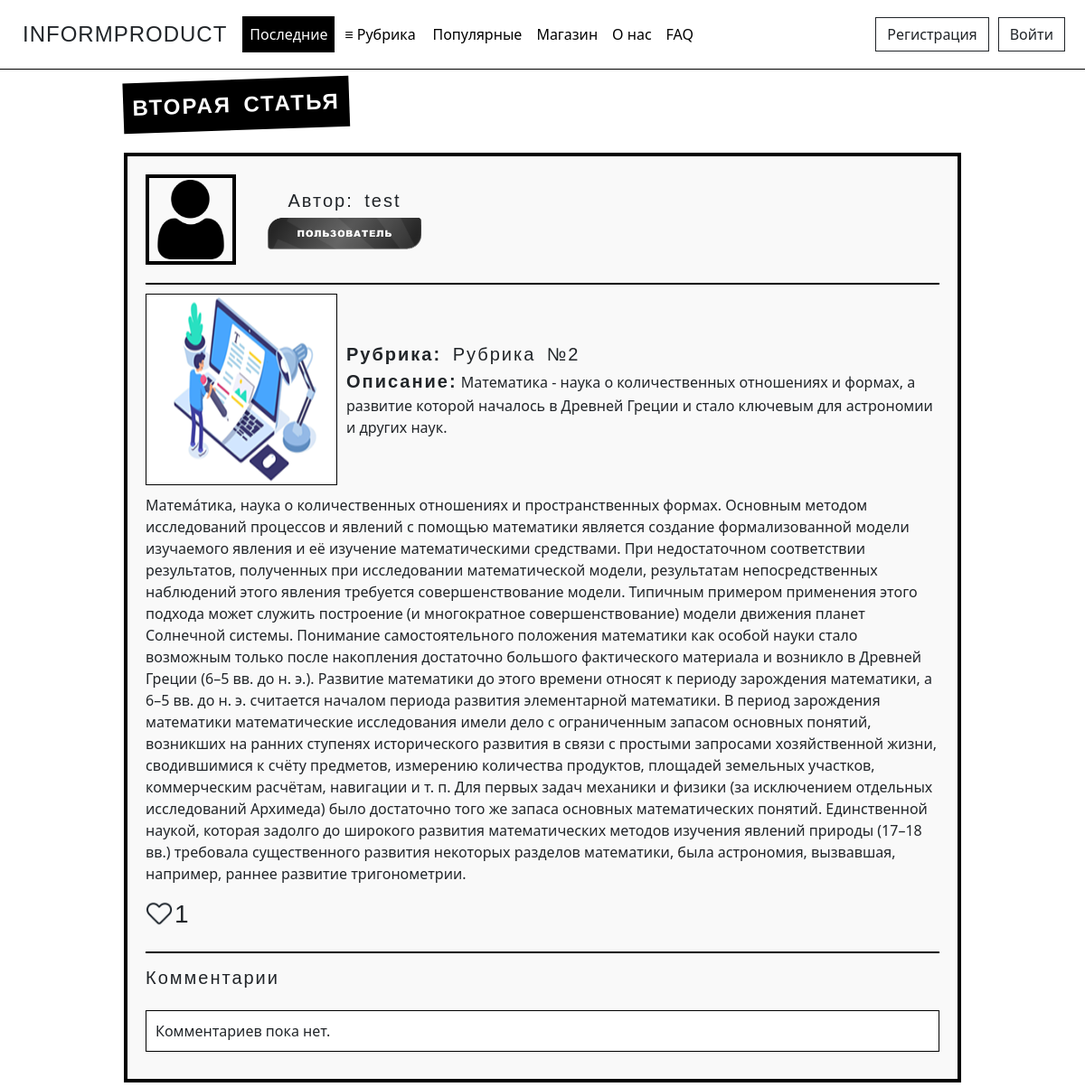
/articles/2, run on an earlier commit of the app's database.
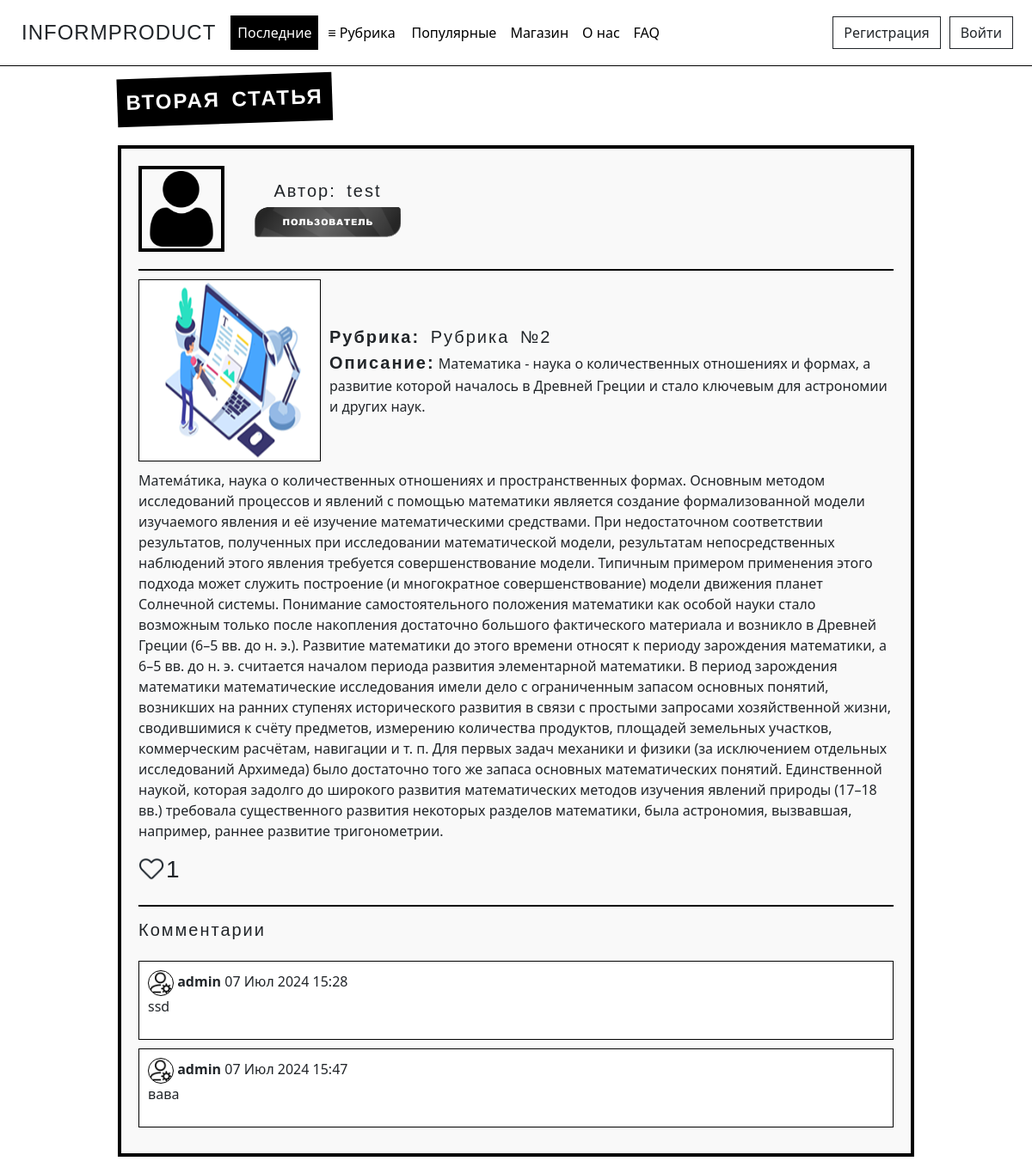
And on a later commit of the database.
### journal/models.py (models this page shows, shortened)
class Comment(models.Model):
    article = models.ForeignKey(Article, verbose_name='Статья', related_name='comments', on_delete=models.CASCADE)
    author = models.ForeignKey(User, verbose_name='Комментатор', on_delete=models.CASCADE)
    text = models.TextField('Комментарий')
    date = models.DateTimeField('Дата', default=timezone.now)
    class Meta:
        verbose_name = 'Комментарий'
        verbose_name_plural = 'Комментарии'

### users/models.py (models this page shows, shortened)
class Profile(models.Model):
    STATUS_CHOICES = {
        ('User', 'Пользователь'),
        ('User VIP', 'VIP пользователь'),
        ('Admin', 'Администратор'),
    }
    user = models.OneToOneField(User, verbose_name='Имя пользователя', on_delete=models.CASCADE)
    img = models.ImageField('Фото пользователя', default='default_user.png', upload_to='user_images')
    status = models.CharField(max_length=20, verbose_name='Статус пользователя', choices=STATUS_CHOICES, default='User')
    vip_status_expiry = models.DateTimeField(verbose_name='Окончание VIP статуса', null=True, blank=True)
    class Meta:
        verbose_name = 'Профаил'
        verbose_name_plural = 'Профайлы'

### journal/views.py (the view)
# urls.py: path('articles/<int:pk>', views.ArticleDetailView.as_view(), name='articles-detail'),
class ArticleDetailView(DetailView):
    model = Article
    context_object_name = 'article'
    template_name = 'journal/articles_detail.html'
    def get_object(self, queryset=None):
        article = super().get_object(queryset)
        if not article.publication:
            raise Http404("Статья не опубликована")
        return article
    def get_context_data(self, **kwargs):
        ctx = super().get_context_data(**kwargs)
        user = self.request.user
        if user.is_authenticated:
            profile = Profile.objects.get(user=user)
            ctx['profile'] = profile
            ctx['comment_form'] = CommentForm()
            ctx['user_has_liked'] = Like.objects.filter(article=self.object, liked_by=user, like=True).exists()
            ctx['is_following'] = Follow.objects.filter(follower=user, following=self.object.author).exists()
        return ctx

### journal/templates/journal/articles_detail.html (shortened to what this page needs)
{% extends 'journal/base.html' %}
{% block home_active %}
  active
{% endblock %}
{% block content %}
<div class="tilted-text font">{{ article.title|striptags }}</div>
  <div class="article-container">
    <div class="author-article-line">
      <a href="{% url 'user-articles' article.author %}" class="no-underline">
      <img src="{{ article.author.profile.img.url }}" alt="{{ article.author }}" class="user-article-img">
      <div class="author-role">
          <div class="text-author">Автор: {{ article.author }}</div>
          {% if article.author.profile.status == 'User' %}
            <img src="/pictures/main_page/user_label.png" alt="Badge" width="180">
          {% elif article.author.profile.status == 'Admin' %}
            <img src="/pictures/main_page/admin_label.png" alt="Badge" width="180">
          {% else %}
            <img src="/pictures/main_page/user_vip_label.png" alt="Badge" width="180">
          {% endif %}
        </a>
      </div>
    </div>
    <div class="details">
      <div class="image-block">
       <img src="{{ article.img.url }}">
      </div>
      <div class="text-block">
        <div class="text-author"><b>Рубрика:</b> {{ article.get_category_display }}</div>
        <div><b class="text-author">Описание:</b> {{ article.description|safe }}</div>
      </div>
    </div>
    <div>
      <p>{{ article.text|safe }}</p>
    </div>
    <div class="details">
                <form method="post" action="{% url 'like-article' article.pk %}">
                  {% if user_has_liked %}
                     <input type="image" src="/pictures/like.png" alt="Удалить лайк"  width="30" height="30">
                  {% else %}
                    <input type="image" src="/pictures/unlike.png" alt="Удалить лайк"  width="30" height="30">
                  {% endif %}
                </form>
      <div class="text-block font text-like">
        {{ article.likes }}
      </div>
  </div>
  <div class="author-article-line"></div>
    <h2 class="comment_text">Комментарии</h2>
        <ul class="list-group mt-4">
          {% for comment in article.comments.all %}
            <li class="list-group-item">
              <a href="{% url 'user-articles' comment.author.username %}" class="no-underline">
              <img src="{{ comment.author.profile.img.url }}" alt="{{ comment.author.username }}" class="author-comment-img">
                <strong>{{ comment.author.username }}</strong></a> {{ comment.date|date:"d M Y H:i" }}
              <p>{{ comment.text }}</p>
            </li>
          {% empty %}
            <li class="list-group-item">Комментариев пока нет.</li>
          {% endfor %}
        </ul>
{% endblock %}

What changed in the data, as far as the page shows it:
added Comment: author.profile.img (picture), author.username "admin", date "07 Июл 2024 15:28", text "ssd"
added Comment: author.profile.img (picture), author.username "admin", date "07 Июл 2024 15:47", text "вава"
Also different on the page:
text no longer shown: "Комментариев пока нет."
